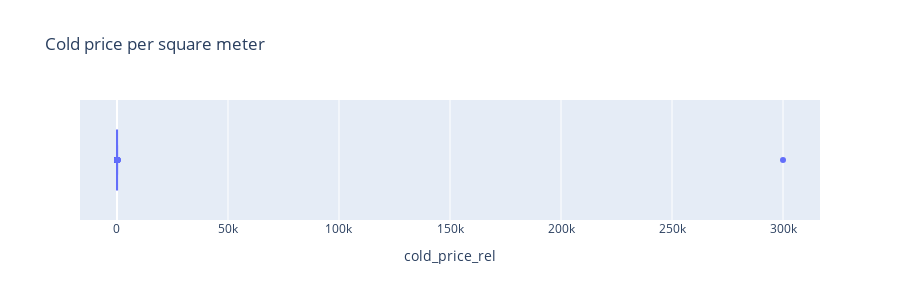

The notebook cell saved with this chart:
### Markdown cell above
Prices do definetely have outliers.  
Property area also needs to be checked.

### Code cell
px.box(df, x="cold_price_rel", height=300, title="Cold price per square meter")

### Figure 1 — Plotly figure (JSON) as saved in the notebook; plotly's stock layout.template omitted (floating-point values rounded to 4 significant figures; data arrays with more than 128 entries replaced by an {"elided": "..."} marker saying what was removed)
{"data": [{"alignmentgroup": "True", "hovertemplate": "cold_price_rel=%{x}<extra></extra>", "legendgroup": "", "marker": {"color": "#636efa"}, "name": "", "notched": false, "offsetgroup": "", "orientation": "h", "showlegend": false, "type": "box", "x": {"elided": "4073 float values"}, "x0": " ", "xaxis": "x", "y0": " ", "yaxis": "y"}], "layout": {"boxmode": "group", "height": 300, "legend": {"tracegroupgap": 0}, "title": {"text": "Cold price per square meter"}, "xaxis": {"anchor": "y", "domain": [0, 1], "title": {"text": "cold_price_rel"}}, "yaxis": {"anchor": "x", "domain": [0, 1]}}}
